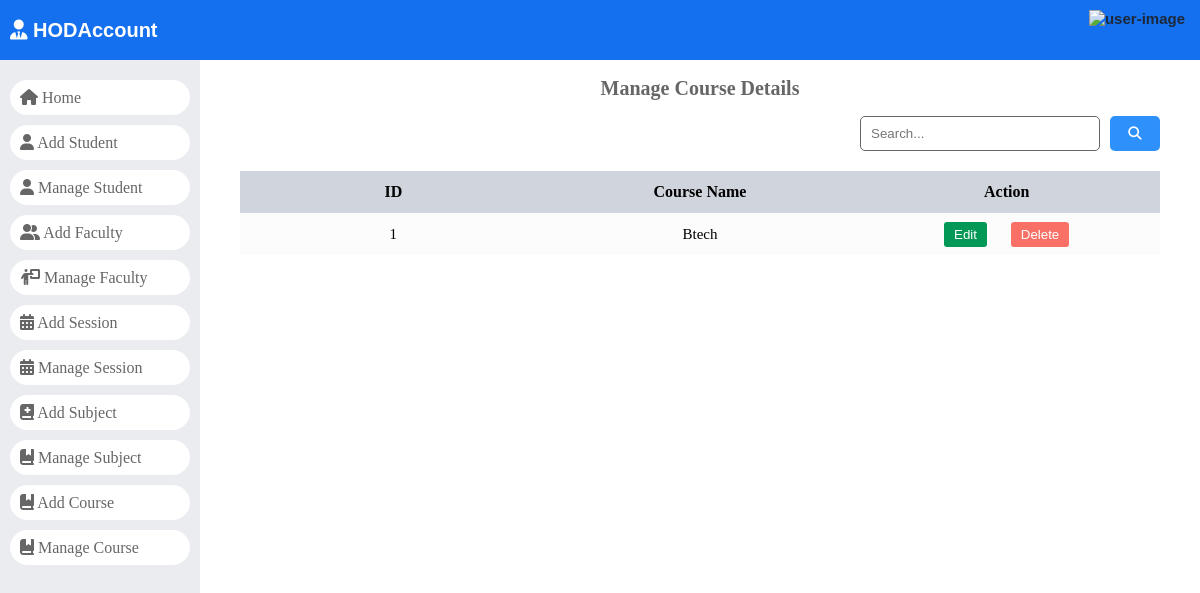
Before: /manage_course/ with the older database file.
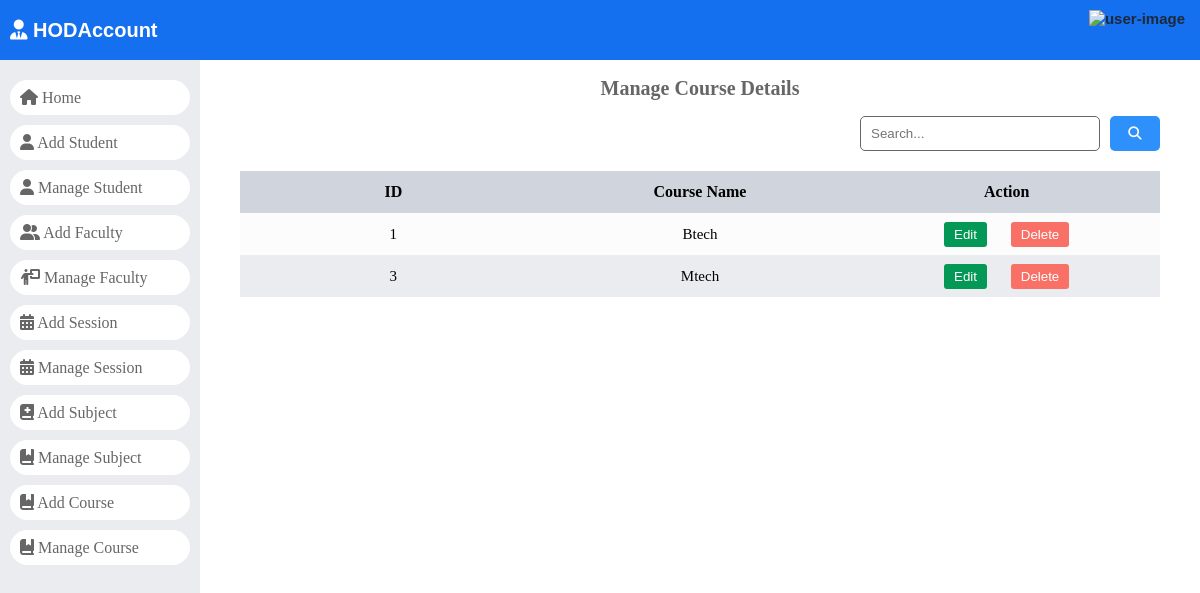
After: the same page with the newer database file.
### dashboard/models.py (models this page shows)
class Courses(models.Model):
	id = models.AutoField(primary_key=True)
	course_name = models.CharField(max_length=255)
	created_at = models.DateTimeField(auto_now_add=True)
	updated_at = models.DateTimeField(auto_now=True)
	objects = models.Manager()

### dashboard/HodViews.py (the view)
# urls.py: path('manage_course/', HodViews.manage_course, name="manage_course"),
def manage_course(request):
    courses = Courses.objects.all()
    context = {
        "courses": courses
    }
    return render(request, 'Hod Page/manage_course.html', context)

### dashboard/templates/Hod Page/manage_course.html (shortened to what this page needs)
{% load static %}
<!DOCTYPE html>
<html lang="en">
<head>
    <link rel="stylesheet" href="https://cdnjs.cloudflare.com/ajax/libs/font-awesome/6.5.1/css/all.min.css"
 />
    <link rel="stylesheet" href="{% static 'style.css' %}" />
</head>
<body>
    <header>
        <div>
            <a href="/">
                <div class="logo">
                    <i class="fa-solid fa-user-tie"></i>
                    HODAccount
                </div>
            </a>
        </div>
        {% include '../headerUser.html' %}
    </header>
    <div id="main">
        {% include './navigation.html' %}
        <div id="student_record">
            <div class="page-title">
                <h2>Manage Course Details</h2>
            </div>
            <div id="search-bar">
                <form action="" method="GET" class="search-form" data-search-record="#courses-data">
                    <input type="search" name="search" id="search" placeholder="Search..." />
                    <button type="submit">
                        <i class="fa-solid fa-magnifying-glass"></i>
                    </button>
                </form>
            </div>
            <div id="expese-record" class="record">
                <table>
                    <thead>
                        <tr>
                            <th>ID</th>
                            <th>Course Name</th>
                            <th>Action</th>
                        </tr>
                    </thead>
                    <tbody id="courses-data">
                        <tr>
                            {% for course in courses %}
                            <td>{{course.id}}</td>
                            <td>{{course.course_name}}</td>
                            <td>
                                <div class="action">
                                    <a href="{% url 'edit_course' course.id %}">
                                        <button class="btn edit">Edit</button>
                                    </a>
                                    <a href="{% url 'delete_course' course.id %}">
                                        <button class="btn delete">Delete</button>
                                    </a>
                                </div>
                            </td>
                        </tr>
                        {% endfor %}
                    </tbody>
                </table>
            </div>
        </div>
    </div>
</body>
</html>

Changed rows visible on the page:
added Courses: id "3", course_name "Mtech"
